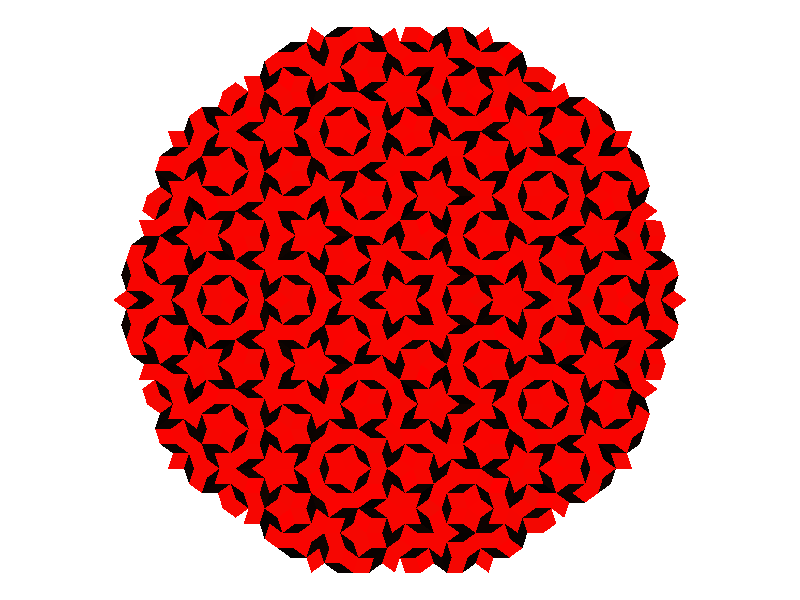
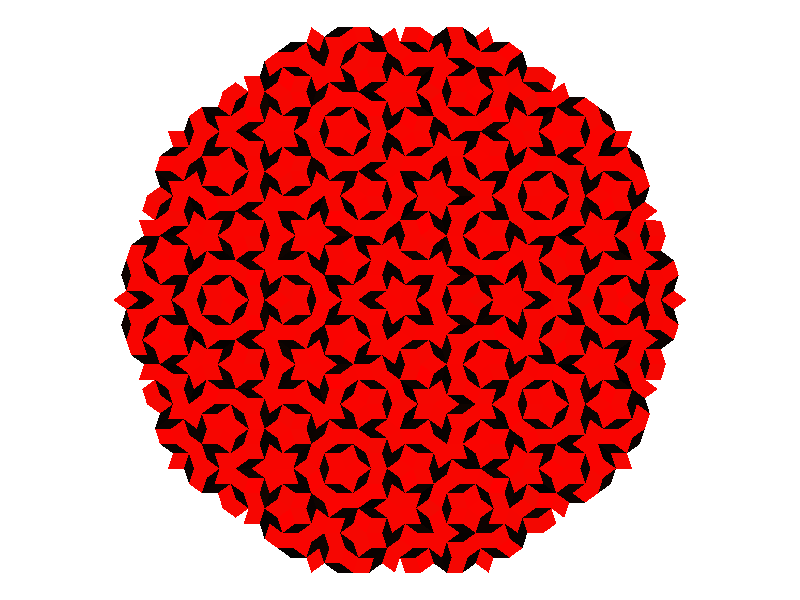

Write the R code that produced these figures, in order.
# Load in libraries
library(tidyverse)

# This function creates a kite. 
# A, B, C are angles
# Parameter c is the only input of the function: is the longitude of side related to angle C.
CreateKite <- function() {
  c <- 5000
  A <- 36
  B <- 72
  C <- 180 - (A + B)
  b <- sin(B*pi/180)*(c/sin(C*pi/180))
  x <- c(0, c, 0)
  y <- c(0, 0, 0)
  xend <-  c(c, b*cos(A*pi/180), b*cos(A*pi/180))
  yend <-  c(0, b*sin(A*pi/180), b*sin(A*pi/180))
  st <- c(2, 3, 1)
  tibble(x = x, y = y, xend = xend, yend = yend, st = st) %>% 
    bind_rows(tibble(x = x, y = -y, xend = xend, yend = -yend, st = st))
}


# This function rotates a polygon. I use it to rotate the initial kite to create
# the initial pattern of the tessellation.
# The initial pattern from which iterate to create tessellation is composed by 5 kites.
RotatePolygon <- function(df, angle) {
  df %>% transmute(x2    = cos(angle*pi/180)*x - sin(angle*pi/180)*y,
                   y2    = sin(angle*pi/180)*x + cos(angle*pi/180)*y,
                   xend2 = cos(angle*pi/180)*xend - sin(angle*pi/180)*yend,
                   yend2 = sin(angle*pi/180)*xend + cos(angle*pi/180)*yend,
                   st = st) %>% 
    rename_all(str_replace_all, "2", "")
}


# In each interation I have to divide two kind of triangles. I named them Triangle123
# and Triangle124 following the specs of this site:
# https://tartarus.org/~simon/20110412-penrose/penrose.xhtml
# The sides of triangles 123 are labeled with 1, 2 and 3 and are divided into two
# other triangles using this function.
# This function receives a triangle of type 123 and divides it. It returns two
# other subtriangles: one of type 123 and another one of type 124
DivideTriangle123 <- function(df) {
  # Add longitude of sides to df
  df %>% 
    mutate(lng = sqrt((xend-x)^2+(yend-y)^2)) -> df
  
  # Longitude of the new side 1
  df %>% 
    filter(st == 3) %>% 
    select(lng) %>% as.numeric -> d1
  
  # Gradient of the new side 2
  df %>% 
    filter(st == 1) %>%
    transmute(gx = xend - x,
              gy = yend - y) %>% as.numeric() -> g1
  
  # Inner point of side 1 to divide the triangle
  df %>% filter(st == 1) %>% select(x, y) %>% 
    as.numeric() + d1 * g1/sqrt(sum(g1^2)) -> p1
  
  
  # df1: subtriangle (type 123)
  c(df %>% filter(st == 3) %>% select(x, y) %>% as.numeric(), 
    p1) %>% 
    rbind(c(df %>% filter(st == 3) %>% select(x, y) %>% as.numeric(), 
            df %>% filter(st == 1) %>% select(xend, yend) %>% as.numeric())) %>% 
    rbind(c(df %>% filter(st == 1) %>% select(xend, yend) %>% as.numeric(), 
            p1)) -> df1
  
  colnames(df1) <- c("x", "y", "xend", "yend")
  
  # st: labels of new sides
  as_tibble(df1) %>% mutate(st = 1:3) -> df1
  
  # df2: subtriangle (type 124)
  c(df %>% filter(st == 3) %>% select(x, y) %>% as.numeric(), 
    p1) %>% 
    rbind(c(p1, 
            df %>% filter(st == 1) %>% select(x, y) %>% as.numeric())) %>% 
    rbind(c(df %>% filter(st == 3) %>% select(x, y) %>% as.numeric(), 
            df %>% filter(st == 2) %>% select(x, y) %>% as.numeric())) -> df2
  
  colnames(df2) <- c("x", "y", "xend", "yend")
  as_tibble(df2) %>% mutate(st = c(1,2,4)) -> df2
  
  # Binding three triangles
  bind_rows(df1, df2) %>% round(0)
  
}


# In each interation I have to divide two kind of triangles. I named them Triangle123
# and Triangle124 following the specs of this site:
# https://tartarus.org/~simon/20110412-penrose/penrose.xhtml
# The sides of triangles 124 are labeled with 1, 2 and 4 and are divided into three
# other triangles using this function.
# This function receives a triangle of type 124 and divides it. It returns two
# other subtriangles: two of type 124 and another one of type 123
DivideTriangle124 <- function(df) {
  # Add longitude  
  df %>% 
    mutate(lng = sqrt((xend-x)^2+(yend-y)^2)) -> df
  
  # Longitude of new sides 4
  df %>% 
    filter(st == 2) %>% 
    select(lng) %>% as.numeric -> d1
  
  # Gradient to calculate point
  df %>% 
    filter(st == 4) %>%
    transmute(gx = xend - x,
              gy = yend - y) %>% as.numeric() -> g1
  
  # Inner point side 4
  df %>% 
    filter(st == 4) %>%
    select(x, y) %>% 
    as.numeric() + d1 * g1/sqrt(sum(g1^2)) -> p1
  
  # Longitude of new sides 1
  sqrt(sum((p1 - (df %>% filter(st == 2) %>% select(x, y) %>% as.numeric())) ^ 2)) -> d2
  
  # Gradient to calculate point
  df %>% 
    filter(st == 1) %>%
    transmute(gx = xend - x,
              gy = yend - y) %>% as.numeric() -> g2
  
  # Inner point side 1
  df %>% 
    filter(st == 1) %>%
    select(x, y) %>% 
    as.numeric() + d2 * g2/sqrt(sum(g2^2)) -> p2
  
  # df1 subtriangle (type 124)
  c(df %>% filter(st == 4) %>% select(xend, yend) %>% as.numeric(),
    p1) %>% 
    rbind(c(p1, 
            df %>% filter(st == 2) %>% select(x, y) %>% as.numeric())) %>% 
    rbind(c(df %>% filter(st == 4) %>% select(xend, yend) %>% as.numeric(), 
            df %>% filter(st == 2) %>% select(x, y) %>% as.numeric())) -> df1
  colnames(df1) <- c("x", "y", "xend", "yend")
  as_tibble(df1) %>% mutate(st = c(1,2,4)) -> df1
  
  
  
  # df2 subtriangle (type 124)
  c(p1,
    p2) %>% 
    rbind(c(p2, 
            df %>% filter(st == 1) %>% select(x, y) %>% as.numeric())) %>% 
    rbind(c(p1, 
            df %>% filter(st == 1) %>% select(x, y) %>% as.numeric())) -> df2
  
  colnames(df2) <- c("x", "y", "xend", "yend")
  as_tibble(df2) %>% mutate(st = c(1,2,4)) -> df2
  
  # df3 subtriangle (type 123)
  c(p1,
    p2) %>% 
    rbind(c(p1, 
            df %>% filter(st == 2) %>% select(x, y) %>% as.numeric())) %>% 
    rbind(c(df %>% filter(st == 2) %>% select(x, y) %>% as.numeric(), 
            p2)) -> df3
  
  colnames(df3) <- c("x", "y", "xend", "yend")
  as_tibble(df3) %>% mutate(st = 1:3) -> df3
  
  
  # Binding two triangles
  bind_rows(df1, df2, df3) %>% round(0)
  
}

# This function gathers both previous functions to divide a generic triangle depending
# of its type
Divide <- function(df)
{
  if(df %>% select(st) %>% sum() %>% as.numeric == 6)
    DivideTriangle123(df)
  else
    DivideTriangle124(df)
}

# This function receives a data frame composed by triangles and divides it. 
# I use it to iterate
Divide_df <- function(df){
  df %>% 
    mutate(poly_id=rep(1:((nrow(.))/3), each=3)) %>% 
    group_by(poly_id) %>% 
    group_split() %>% lapply(Divide) %>%  
    bind_rows()
}

# This function performs two tasks:
#   1. Group points (x,y), (xend, yend) to fix problems of rounding 
#      using hierarchical clustering
#   2. Gather adjacent triangles sharing sides of type 3 or 4 and remove them
Arrange_df <- function(df){
  df %>% round(0) -> df
  
  # Unique points which define segments
  bind_rows(df %>% select(xx = x, yy = y),
            df %>% select(xx = xend, yy = yend)) %>% unique -> points
  
  # Distance betweem points
  dist_mat <- dist(points, method = 'euclidean')
  hclust_avg <- hclust(dist_mat, method = 'average')
  
  # Group points
  points %>% mutate(group = cutree(hclust_avg, h = 8)) -> points
  
  # Centroid of each cluster
  points %>% group_by(group) %>% summarize(xnew = mean(xx), 
                                           ynew = mean(yy)) -> mean_points
  
  # Substitute each point by its centroid
  points %>% inner_join(mean_points, by = "group") -> points
  
  # Recreate df
  df %>% 
    inner_join(points, by = c("x"="xx", "y"="yy")) %>% 
    mutate(x = xnew,
           y = ynew) %>% 
    select(-xnew, -ynew) %>% 
    left_join(points, by = c("xend"="xx", "yend"="yy")) %>%   
    mutate(xend = xnew,
           yend = ynew) %>% 
    select(-xnew, -ynew) -> df
  
  # Create a new column called poly_id to differenciate triangles
  df %>% mutate(poly_id = rep(1:((nrow(.))/3), each=3) %>% as.character) -> df
  
  # These are the segments to remove
  df %>% filter(st %in% c(3,4)) -> df_sub 
  
  # df_new contains the ids of the new polygons as result of merging adjacent ones 
  # which share a side of type 3 or 4
  union(df_sub %>%
          inner_join(df_sub, by = c("x","y", "xend", "yend"), suffix = c(".1", ".2")),
        df_sub %>%
          inner_join(df_sub, by = c("x"="xend", "y"="yend","xend"="x", "yend"="y"), suffix = c(".1", ".2"))) %>%
    filter(poly_id.1 != poly_id.2) %>%
    select(poly_id.1, poly_id.2) %>%
    mutate(poly_id_new=apply(., 1, FUN = function (r) sort(r) %>% paste(collapse="_"))) %>%
    gather(condition, poly_id, poly_id.1:poly_id.2) %>%
    select(-condition) %>%
    distinct -> df_new
  
  # New df with definitive polygons
  df %>%
    inner_join(df_new, by = "poly_id") %>% 
    mutate(remove = st %in% c(3, 4) & !is.na(poly_id_new),
           poly_id = ifelse(is.na(poly_id_new), poly_id, poly_id_new)) %>% 
    filter(remove == FALSE) %>% 
    select(-poly_id_new, -remove) %>% unique -> df
  
  
  return(df)
  
}

# To use geom_polygon I have to convert my data frame from (x, y, xend, yend) structure
# to (x,y). I do it with the next function
Create_Polygon <- function(df)
{
  bind_rows(inner_join(df %>% slice(1),
                       df %>% slice(-1), 
                       by = c("xend" = "x", "yend" = "y")) %>% 
              select(x1 = x, y1 = y, x2 = xend, y2 = yend, x3 = xend.y, y3 = yend.y),
            
            inner_join(df %>% slice(1),
                       df %>% slice(-1), 
                       by = c("xend" = "xend", "yend" = "yend")) %>% 
              select(x1=x.x, y1=y.x, x2=xend, y2=yend, x3 = x.y, y3 = y.y)) -> temp
  
  bind_rows(temp %>% select(x = x1, y = y1),
            temp %>% select(x = x2, y = y2),
            temp %>% select(x = x3, y = y3)) -> sub1
  
  bind_rows(df %>% select(x,y),
            df %>% select(x=xend,y=yend)) %>% unique -> points
  
  bind_rows(sub1,
            points %>% anti_join(sub1, by = c("x", "y")),
            sub1 %>% slice(1))
  
}

# Depth of the tessellation (<= 6 is ok)
niter <- 6

init_kite <- CreateKite()


# I create an initial pattern if composed by 5 kites, rotating the init_kite from
# the origin an angle of 72 degrees.
seq(from = 0, by=72, length.out = 5) %>% 
  lapply(function(x) RotatePolygon(init_kite, angle = x)) %>% 
  bind_rows() %>% 
  round(0) -> init_polygon


# Raw tessellation
reduce(
  .x = 1:niter,
  .f = function(old, y) {Divide_df(old)},
  .init=init_polygon) -> raw_tessellation


# Tessellation segment struct
segment_tessellation <- Arrange_df(raw_tessellation)

# Create polygons
segment_tessellation %>% group_by(poly_id) %>% 
  group_split() %>% lapply(Create_Polygon) %>%  
  bind_rows(.id = "poly_id") -> poly_tessellation

# Calculate areas of polygons using Shoelace formula
poly_tessellation %>% 
  group_by(poly_id) %>% 
  slice(-1) %>% 
  mutate(ldx = lead(x, default = first(x)), 
         ldy = lead(y, default = first(y))) %>% 
  summarize(area=0.5*abs(sum(x*ldy - ldx*y))) -> areas

# Add areas to polygons
poly_tessellation %>% inner_join(areas, by = "poly_id") -> poly_tessellation

# Pick two colorus you like and plot it
ggplot(poly_tessellation) + 
  geom_polygon(aes(x=x, y=y, group = poly_id, fill = area), 
               col = "gray65",  
               lwd = 0,
               show.legend = NA) + 
  scale_fill_gradientn(colours = c("black", "red")) +
  coord_equal() + 
  theme_void() + 
  theme(legend.position='none') 
ggsave("rhombus.png")
